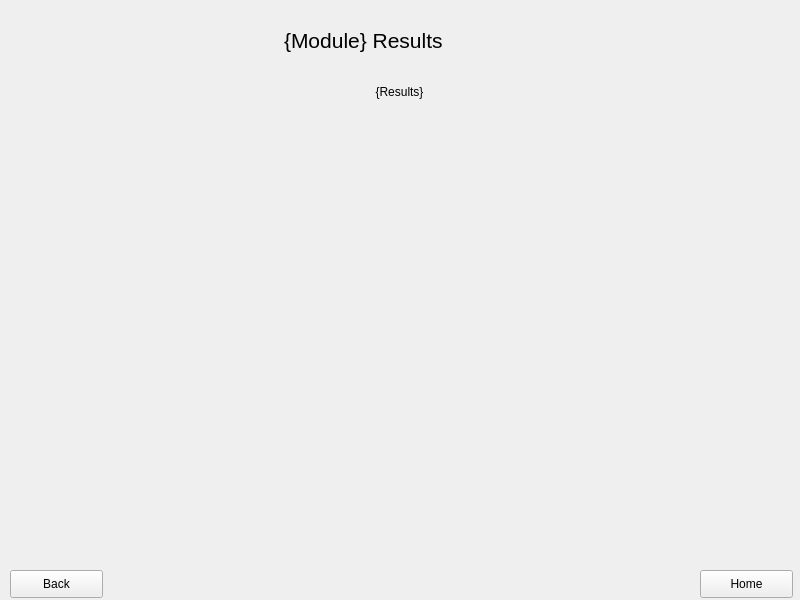
<?xml version="1.0" encoding="UTF-8"?>
<ui version="4.0">
 <class>Form</class>
 <widget class="QWidget" name="Form">
  <property name="geometry">
   <rect>
    <x>0</x>
    <y>0</y>
    <width>800</width>
    <height>600</height>
   </rect>
  </property>
  <property name="windowTitle">
   <string>Form</string>
  </property>
  <widget class="QLabel" name="label">
   <property name="geometry">
    <rect>
     <x>284</x>
     <y>20</y>
     <width>221</width>
     <height>41</height>
    </rect>
   </property>
   <property name="font">
    <font>
     <pointsize>16</pointsize>
    </font>
   </property>
   <property name="text">
    <string>{Module} Results</string>
   </property>
  </widget>
  <widget class="QLabel" name="label_2">
   <property name="geometry">
    <rect>
     <x>14</x>
     <y>85</y>
     <width>771</width>
     <height>461</height>
    </rect>
   </property>
   <property name="text">
    <string>{Results}</string>
   </property>
   <property name="alignment">
    <set>Qt::AlignHCenter|Qt::AlignTop</set>
   </property>
  </widget>
  <widget class="QPushButton" name="pushButton">
   <property name="geometry">
    <rect>
     <x>10</x>
     <y>570</y>
     <width>93</width>
     <height>28</height>
    </rect>
   </property>
   <property name="text">
    <string>Back</string>
   </property>
  </widget>
  <widget class="QPushButton" name="pushButton_2">
   <property name="geometry">
    <rect>
     <x>700</x>
     <y>570</y>
     <width>93</width>
     <height>28</height>
    </rect>
   </property>
   <property name="text">
    <string>Home</string>
   </property>
  </widget>
 </widget>
 <resources/>
 <connections/>
</ui>
